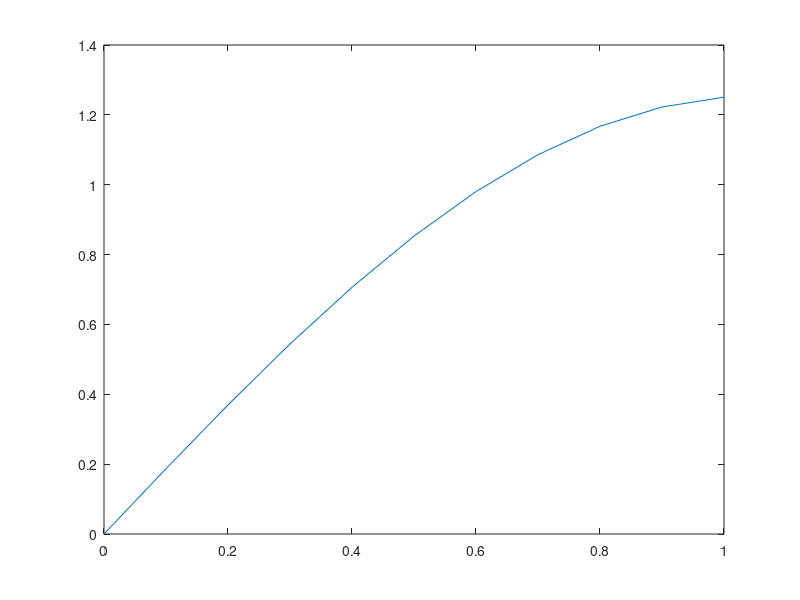

Write MATLAB code to recreate this figure.
clear all

dz = 0.1; %depth grid spacing (m)
zf = 1; % lake depth in meters
zs = 0:dz:zf; % vector of depths in the lake

dt = 86400; % time grid spacing = 1 
tf = 3600*24*365*3; % 3 years
ts = 0:dt:tf;

D = 1e-8; %hard coded to something small enough that CD < 0.5

C_D = D*dt/(dz)^2;


% Forward Euler method

M = sparse(length(zs),length(zs));

% create matrix

for i = 1:length(zs)
    for j = 1:length(zs)
        if i==j
            M(i,j) = 1-2*C_D;
        elseif i-1==j
            M(i,j) = C_D;
        elseif i+1==j
            M(i,j) = C_D;
        end
    end
end

M(1,1) = 1-C_D;
M(1,2) = 0;
M(end,end-1)=C_D;
M(end,end) = 1-C_D;


% Pre-allocate

T_all = nan(length(zs), length(ts));

T = 8 .* ones(length(zs), 1); %initial T throughout lake is annual avg 8C

T_all(:,1) = T;

% Forward Euler Diffusion

for k = 1:length(ts)-1
    Tnew = M*T;
    
    T_all(:,k+1) = Tnew;
    T = Tnew;
end

% plot

figure(1);
plot(zs, T_all(:,length(ts))) % end
